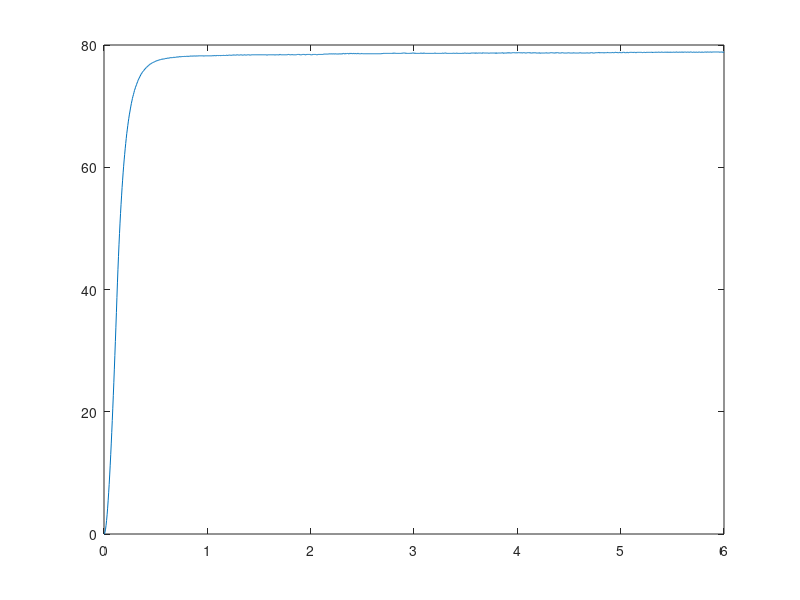

The MATLAB source for this figure: (Note: this script raises an error after producing the figure.)
Ts = 0.005
y = load('y_davide2.mat').y
t = load('t_davide2.mat').t
u = load('u_davide2.mat').u
s=tf('s')
%% Filter signal
% With 10 seconds, and Ts = 0.005 we have 2000 samples, so 20 windowSize
% means is equal to 1.5%
windowSize = 25
b=(1/windowSize)*ones(1,windowSize)
a = 1
y_filtered = filter(b,a,y)
plot(t,y_filtered)
%% Secondo metodo

n = size(y_filtered)
S1 = 0
y_overline = 78.8

for i = 1:n-1
    S1 = S1 +(y_overline-y_filtered(i))*(t(i+1)-t(i));% definizione di integrale, f * \delta T, che suppongo essere sufficientemente piccolo
end

Q = trapz(t(1:length(t)),y_filtered(1:length(y_filtered)))
ext_area = y_overline*t(round(length(t)))-Q
S1 = ext_area/y_overline
mu = y_overline / u(1)
%%
% S1 = 5.0048 = T + tau
f=find(t<S1) % per ricavare quanto vale tau mi vado a vedere innanzitutto quando la t è pari a 5.0048, approssimo per difetto in questo caso
% i < 502
S2 = trapz(t(1:length(f)),y_filtered(1:length(f)))
T = S2*exp(1)/y_overline
tau = S1-T
G = mu/(1+s*T)*exp(-tau*s)

G_pade = mu/(1+s*T)* (1-0.5*tau*s)/(1+0.5*tau*s)

% rad/s to rpm
[y_pade,t_pade] = step(G_pade,t(length(t)))
[y_w,t_w] = step(G,t(length(t)))
y_w = y_w*12
y_pade = y_pade*12

%plot(t,y_filtered,t_pade,y_pade,t_w,y_w);
%legend('y filtered','G pade','G')

G_without_delay = G/s/9.5493
num = 6.567
den = [1.127 9.549 0]
[A,B,C,D] = tf2ss(num,den)
sys_with_delay = ss(A,B,C,D,'InputDelay',tau);
sys_pade = pade(sys_with_delay,1,0,0)
A = sys_pade.A
B = sys_pade.B
C = sys_pade.C
D = sys_pade.D
step(A,B,C,D)


G_pos = G_pade/s/9.5493
num = [-0.1507 6.567]
den = [0.02586 1.346 9.549 0]
[A,B,C,D] = tf2ss(num,den)

sys = ss(A,B,C,D);
Q = [0.0001 0 0 0;0 1 0 0;0 0 1 0; 0 0 0 1];
R = 0.01;
[K_tilde,S,e]=lqi(sys,Q,R,0);
K_tilde


